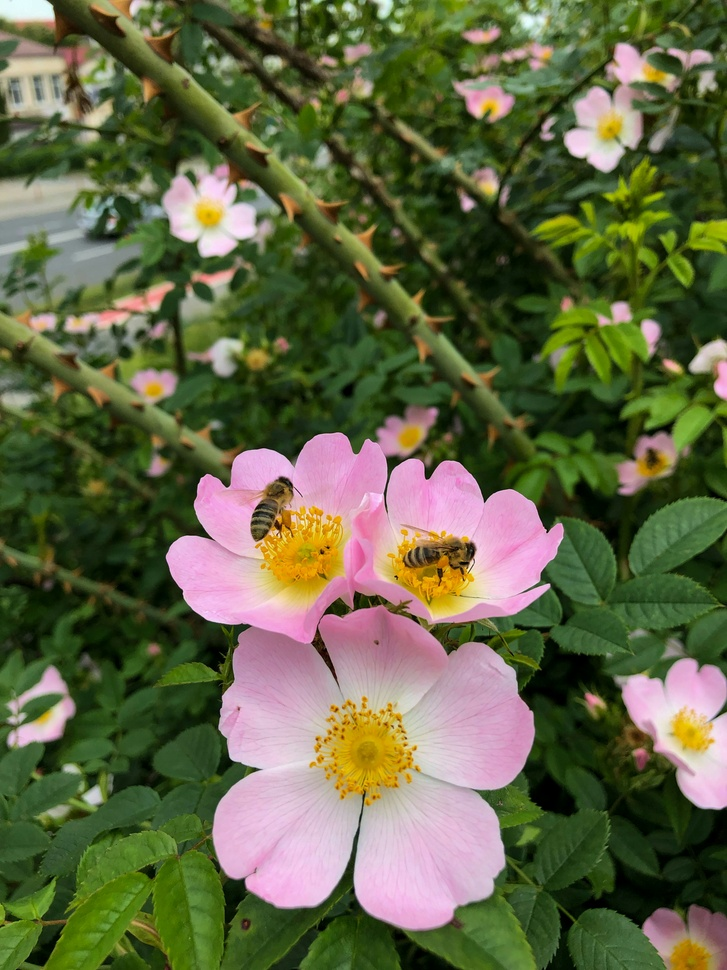
#> input picture tareas/Week05_ImageProcessing/data/Bee_on_flower.jpg, 727 x 970 px, shrunk from 3024 x 4032 before the run
$ jupyter execute image_exploration.ipynb
#> lines starting #> are read from the running program, lines starting #| are printed output that depends on the picture; after the words box and inside, x2 and y2 are one past the last pixel; in counts of white or black regions, pixels touching at a corner belong together
Diana Itzel Soto Castañeda

Ciencia de Datos para Sensores Inteligentes

# Procesamiento de imagenes

En este notebook se exploran las librerías **Pillow (PIL)**, **OpcenCV**, **Scikit-Image** y **SciPy** para el procesamiento de una imagen con python.

[cell 1]
# Imports
import matplotlib.pyplot as plt
import numpy as np
import cv2

## Carga de Imagen con **Pillow**

[cell 2]
from PIL import Image

# Cargar imagen
img = Image.open("data/Bee_on_flower.jpg")
#> img is the input picture: PIL image 727x970 RGB; mean R, G, B 98.6, 102.2, 68.9

# Mostrarla
plt.imshow(img)
plt.axis("off")

Para poder hacer operaciones matemáticas sobre la imagen se convierte a un arreglo NumPy

[cell 3]
img_np = np.array(img)

print(img_np.shape)
#| (970, 727, 3)
print(img_np.dtype)
#| uint8

## Pasar la imagén a escala de grises

[cell 4]
img_gray = img.convert("L")

plt.imshow(img_gray, cmap="gray")
plt.axis("off")
img_np_gray = np.array(img_gray)

Se hace una normalización de la imagen:

[cell 5]
img_norm = img_np / 255.0

print(img_norm.min(), img_norm.max(), img_norm.dtype)
#| 0.0 1.0 float64

## Separación de los canales RGB

A cotinuación se separan los canales *Red*, *Green*, y *Blue* y se muestra la contribución de cada canal a la imagen.

[cell 6]
R = img_norm[:, :, 0]
G = img_norm[:, :, 1]
B = img_norm[:, :, 2]
fig, axes = plt.subplots(1, 3, figsize=(15, 5))

axes[0].imshow(R, cmap="gray")
axes[0].set_title("Canal Rojo (R)")
axes[0].axis("off")

axes[1].imshow(G, cmap="gray")
axes[1].set_title("Canal Verde (G)")
axes[1].axis("off")

axes[2].imshow(B, cmap="gray")
axes[2].set_title("Canal Azul (B)")
axes[2].axis("off")

plt.show()

## Detección de bordes con **OpenCV**

A continuación se emplea la librería **OpenCV** para detectar los bordes de la imagen, para ello se hace una comparación de la imagen en escala de grises contra la detección de bordes. Para la detección de bordes se usa el algoritmo Canny el cual permite extraer la información estructural relevante de la imagen.

[cell 7]
gray_cv = cv2.cvtColor(img_np, cv2.COLOR_RGB2GRAY)
edges = cv2.Canny(gray_cv, threshold1=100, threshold2=200)
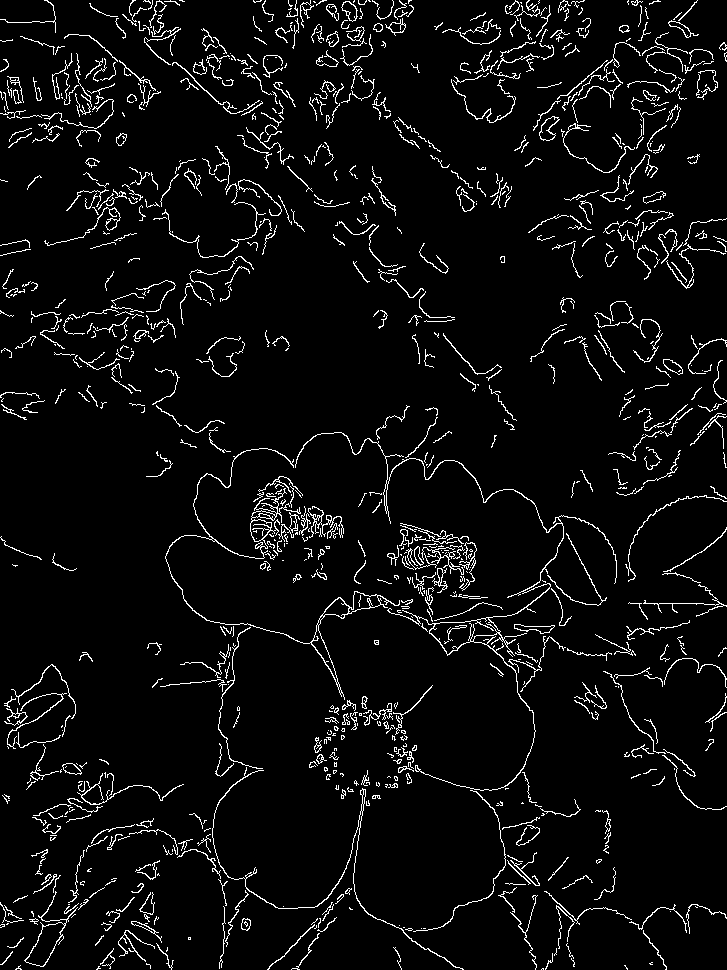
#> edges: shape (970, 727); 5.1% white in thin lines or dots

fig, axes = plt.subplots(1, 2, figsize=(12, 5))

axes[0].imshow(gray_cv, cmap="gray")
axes[0].set_title("Escala de grises")
axes[0].axis("off")

axes[1].imshow(edges, cmap="gray")
axes[1].set_title("Bordes detectados (Canny)")
axes[1].axis("off")

plt.show()

## Filtros con **OpenCV**

A cotinuación se aplica un suavizado Gaussiano, un Filtro Bilateral, un realce de bordes y un aumento de saturación. Se comparan las salidas de cada procesamiento

[cell 8]
blur_gauss = cv2.GaussianBlur(img_np, (15, 15), sigmaX=0)
blur_bilateral = cv2.bilateralFilter(img_np, d=9, sigmaColor=75, sigmaSpace=75)

kernel_sharp = np.array([[0, -1,  0],
                         [-1, 5, -1],
                         [0, -1,  0]])

sharpened = cv2.filter2D(img_np, -1, kernel_sharp)

hsv = cv2.cvtColor(img_np, cv2.COLOR_RGB2HSV)
#> hsv: shape (970, 727, 3); mean H, S, V 63, 139.6, 113.7

h, s, v = cv2.split(hsv)
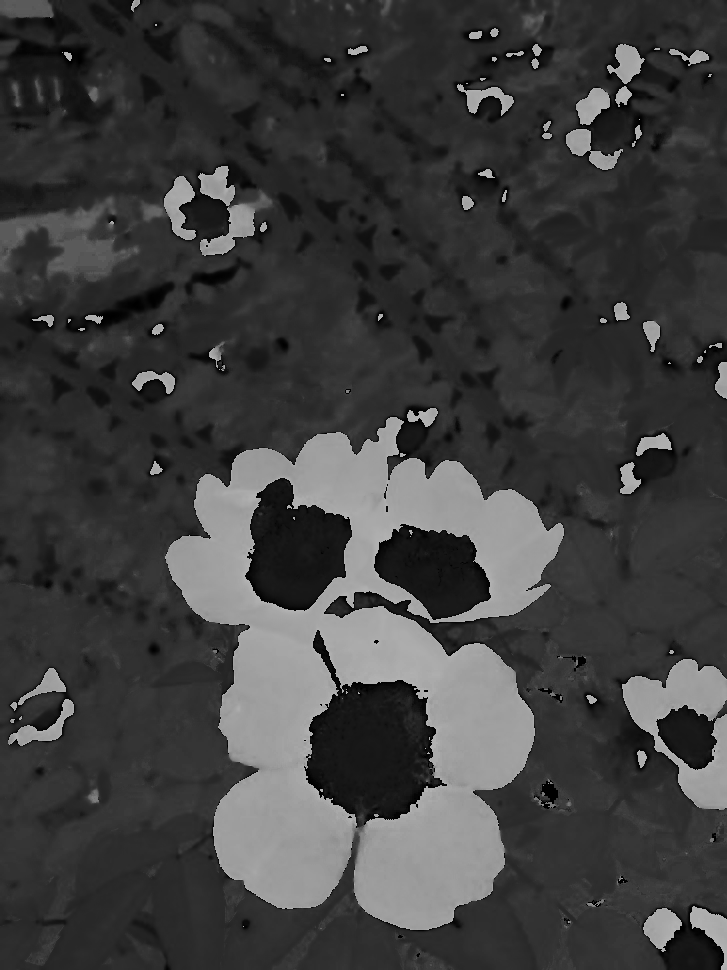
#> h: shape (970, 727); min 0, max 179, mean 63
s = cv2.add(s, 50)  # aumenta saturación
s = np.clip(s, 0, 255)
hsv_sat = cv2.merge([h, s, v])
#> hsv_sat: shape (970, 727, 3); mean H, S, V 63, 183.9, 113.7
img_sat = cv2.cvtColor(hsv_sat, cv2.COLOR_HSV2RGB)

[cell 9]
fig, axes = plt.subplots(2, 3, figsize=(18, 10))

axes[0,0].imshow(img_np)
axes[0,0].set_title("Original")
axes[0,0].axis("off")

axes[0,1].imshow(blur_gauss)
axes[0,1].set_title("Gaussiano")
axes[0,1].axis("off")

axes[0,2].imshow(blur_bilateral)
axes[0,2].set_title("Bilateral")
axes[0,2].axis("off")

axes[1,0].imshow(sharpened)
axes[1,0].set_title("Sharpen")
axes[1,0].axis("off")

axes[1,1].imshow(img_sat)
axes[1,1].set_title("Saturación aumentada")
axes[1,1].axis("off")

axes[1,2].axis("off")

plt.show()

## Multiplicación de saturación y valor con **CV**

[cell 10]
hsv = cv2.cvtColor(img_np, cv2.COLOR_RGB2HSV)

h, s, v = cv2.split(hsv)
s = cv2.multiply(s, 1.8)
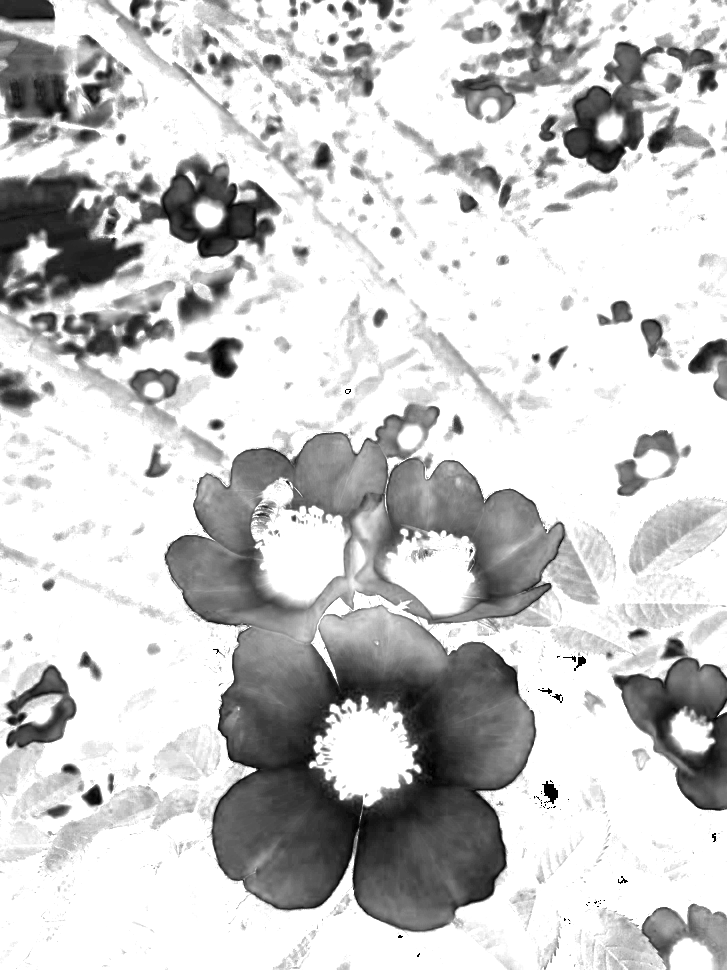
#> s: shape (970, 727); min 0, max 255, mean 201.5
v = cv2.multiply(v, 1.2)
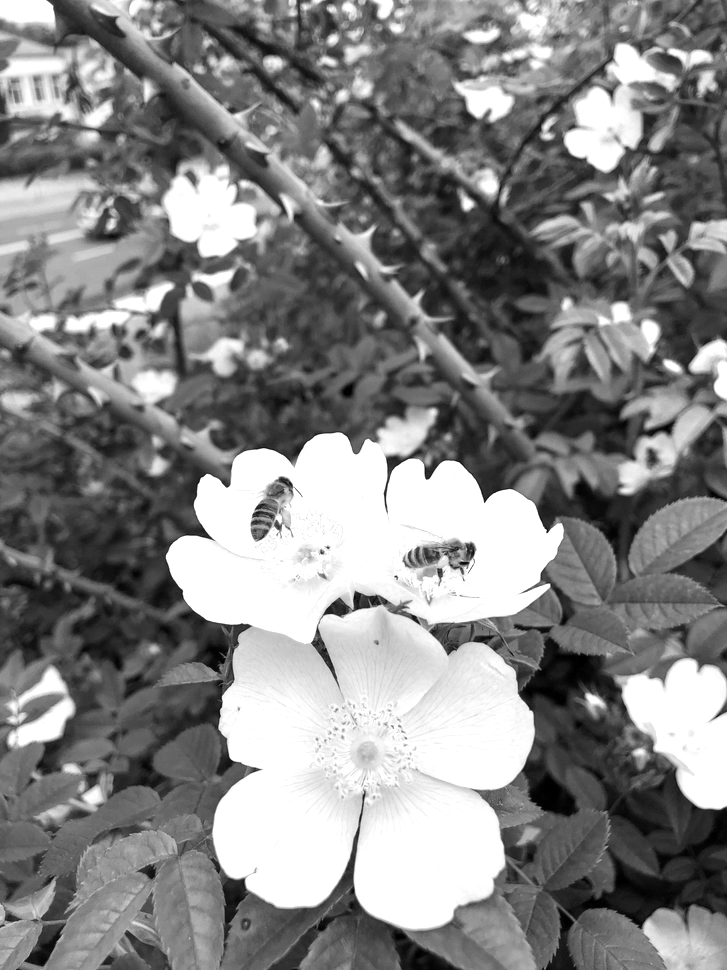
#> v: shape (970, 727); min 0, max 255, mean 133.3

s = np.clip(s, 0, 255)
v = np.clip(v, 0, 255)

pop = cv2.merge([h, s.astype(np.uint8), v.astype(np.uint8)])
#> pop: shape (970, 727, 3); mean H, S, V 63, 201.5, 133.3
pop = cv2.cvtColor(pop, cv2.COLOR_HSV2RGB)
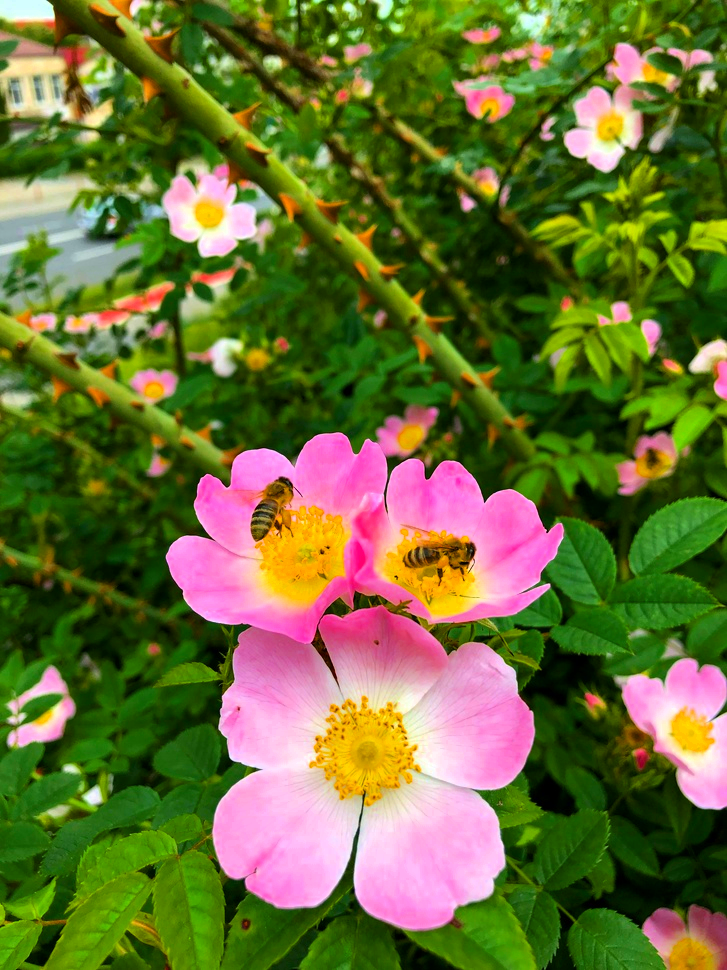
#> pop: shape (970, 727, 3); mean R, G, B 105.7, 110.8, 54.4

plt.imshow(pop)
plt.title("Multiplicación de Saturación y Valor")
plt.axis("off")

## Segmentación por umbral con **Scikit-Image**

[cell 11]
from skimage.filters import threshold_otsu

[cell 12]
th = threshold_otsu(gray_cv)
#> th = 116
print("Umbral:", th)
#| Umbral: 116
binary = gray_cv > th
#> binary: shape (970, 727) bool; 32.9% white; 458 white regions (279 under 20 px), largest, box (x1, y1, x2, y2) and area: (166, 408, 564, 931) 130272, (615, 658, 727, 810) 10445, (0, 174, 143, 306) 9954

plt.imshow(binary, cmap="gray")
plt.title("Segmentación por umbral")
plt.axis("off")

## Transformada rápida de Fourier (FFT) con **SciPy**

[cell 13]
from scipy.fft import fft2, fftshift

[cell 14]
#Transformar la imagen a frecuencias
F = fft2(gray_cv)
F_shift = fftshift(F)
magnitude = np.log(np.abs(F_shift) + 1) # Magnitud en escala logarítmica
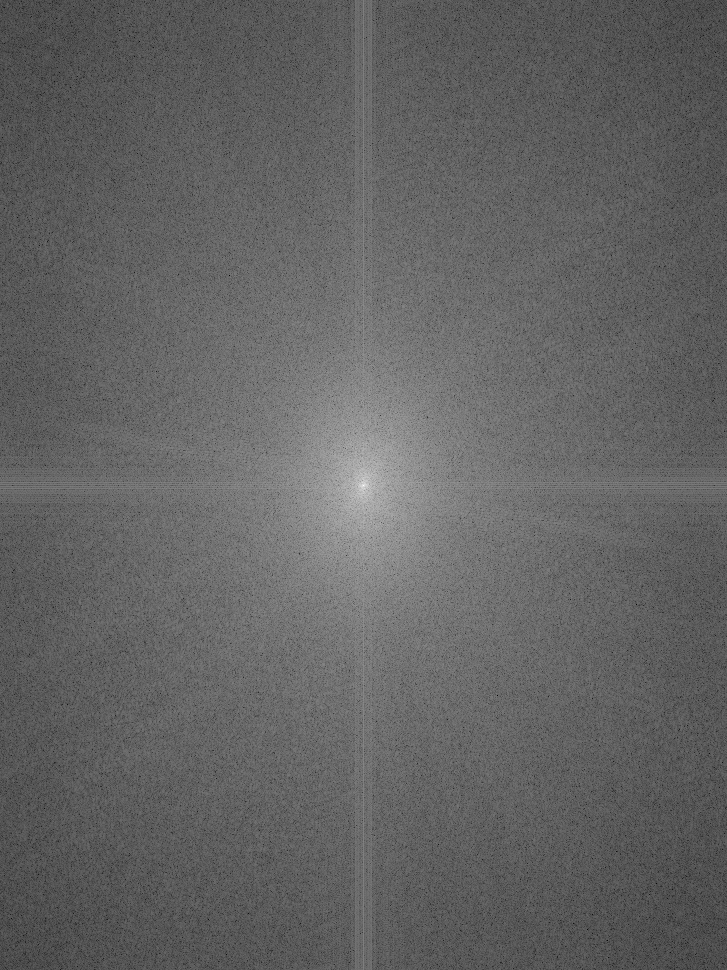
#> magnitude: shape (970, 727) float64; min 1.65, max 18.04, mean 8.05; drawn with min black and max white

# Visualizar
plt.figure(figsize=(6, 6))
plt.imshow(magnitude, cmap="gray")
plt.title("Magnitud de la FFT (escala logarítmica)")
plt.axis("off")
plt.show()
